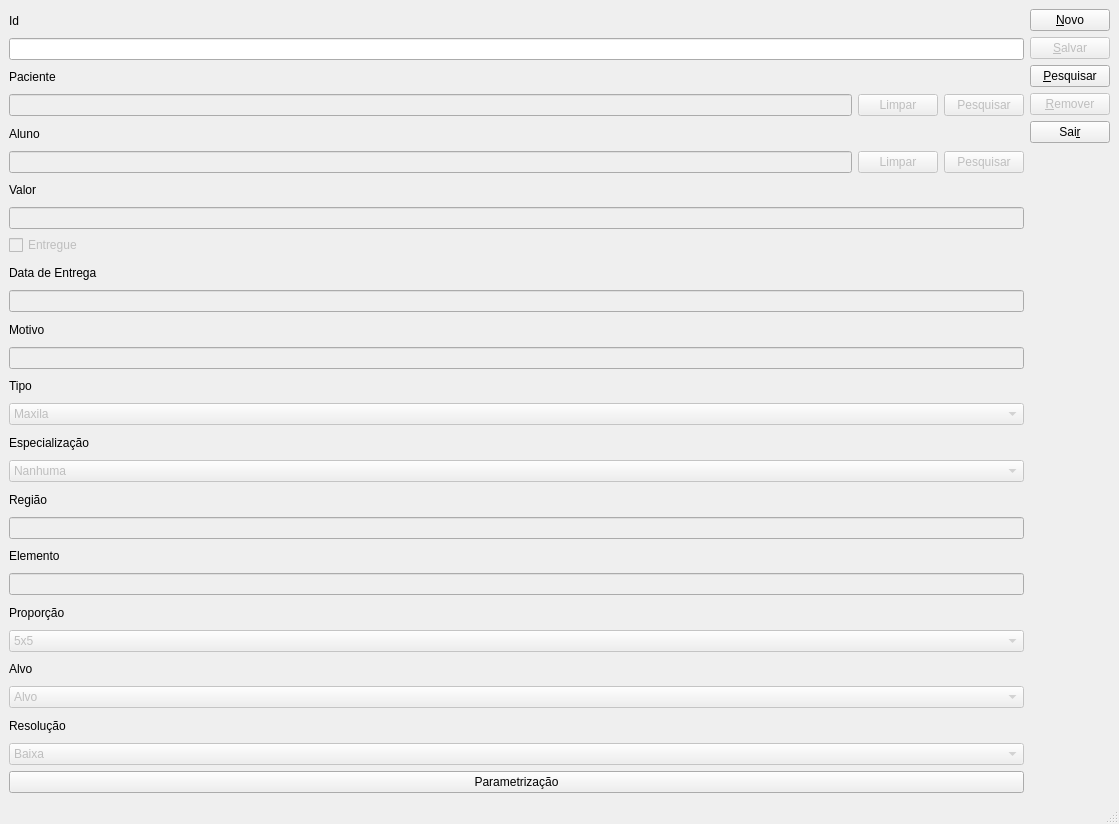
<?xml version="1.0" encoding="UTF-8"?>
<ui version="4.0">
 <class>CadTomografias</class>
 <widget class="QMainWindow" name="CadTomografias">
  <property name="geometry">
   <rect>
    <x>0</x>
    <y>0</y>
    <width>1119</width>
    <height>824</height>
   </rect>
  </property>
  <property name="windowTitle">
   <string>MainWindow</string>
  </property>
  <widget class="QWidget" name="centralwidget">
   <layout class="QHBoxLayout" name="horizontalLayout">
    <item>
     <layout class="QVBoxLayout" name="verticalLayout">
      <item>
       <widget class="QLabel" name="label">
        <property name="text">
         <string>Id</string>
        </property>
       </widget>
      </item>
      <item>
       <widget class="QLineEdit" name="edtId"/>
      </item>
      <item>
       <widget class="QLabel" name="label_2">
        <property name="text">
         <string>Paciente</string>
        </property>
       </widget>
      </item>
      <item>
       <layout class="QHBoxLayout" name="horizontalLayout_2">
        <item>
         <widget class="QLineEdit" name="edtPaciente">
          <property name="enabled">
           <bool>false</bool>
          </property>
         </widget>
        </item>
        <item>
         <widget class="QPushButton" name="btnLimparPaciente">
          <property name="enabled">
           <bool>false</bool>
          </property>
          <property name="text">
           <string>Limpar</string>
          </property>
         </widget>
        </item>
        <item>
         <widget class="QPushButton" name="btnPesqPaciente">
          <property name="enabled">
           <bool>false</bool>
          </property>
          <property name="text">
           <string>Pesquisar</string>
          </property>
         </widget>
        </item>
       </layout>
      </item>
      <item>
       <widget class="QLabel" name="label_3">
        <property name="text">
         <string>Aluno</string>
        </property>
       </widget>
      </item>
      <item>
       <layout class="QHBoxLayout" name="horizontalLayout_3">
        <item>
         <widget class="QLineEdit" name="edtAluno">
          <property name="enabled">
           <bool>false</bool>
          </property>
         </widget>
        </item>
        <item>
         <widget class="QPushButton" name="btnLimparAluno">
          <property name="enabled">
           <bool>false</bool>
          </property>
          <property name="text">
           <string>Limpar</string>
          </property>
         </widget>
        </item>
        <item>
         <widget class="QPushButton" name="btnPesqAluno">
          <property name="enabled">
           <bool>false</bool>
          </property>
          <property name="text">
           <string>Pesquisar</string>
          </property>
         </widget>
        </item>
       </layout>
      </item>
      <item>
       <widget class="QLabel" name="label_4">
        <property name="text">
         <string>Valor</string>
        </property>
       </widget>
      </item>
      <item>
       <widget class="QLineEdit" name="edtValor">
        <property name="enabled">
         <bool>false</bool>
        </property>
       </widget>
      </item>
      <item>
       <widget class="QCheckBox" name="chkEntregue">
        <property name="enabled">
         <bool>false</bool>
        </property>
        <property name="text">
         <string>Entregue</string>
        </property>
       </widget>
      </item>
      <item>
       <widget class="QLabel" name="label_5">
        <property name="text">
         <string>Data de Entrega</string>
        </property>
       </widget>
      </item>
      <item>
       <widget class="QLineEdit" name="edtEntrega">
        <property name="enabled">
         <bool>false</bool>
        </property>
       </widget>
      </item>
      <item>
       <widget class="QLabel" name="label_6">
        <property name="text">
         <string>Motivo</string>
        </property>
       </widget>
      </item>
      <item>
       <widget class="QLineEdit" name="edtMotivo">
        <property name="enabled">
         <bool>false</bool>
        </property>
       </widget>
      </item>
      <item>
       <widget class="QLabel" name="label_7">
        <property name="text">
         <string>Tipo</string>
        </property>
       </widget>
      </item>
      <item>
       <widget class="QComboBox" name="cboTipo">
        <property name="enabled">
         <bool>false</bool>
        </property>
        <item>
         <property name="text">
          <string>Maxila</string>
         </property>
        </item>
        <item>
         <property name="text">
          <string>Mandibula</string>
         </property>
        </item>
        <item>
         <property name="text">
          <string>ATM</string>
         </property>
        </item>
        <item>
         <property name="text">
          <string>Segmento</string>
         </property>
        </item>
        <item>
         <property name="text">
          <string>Elemento</string>
         </property>
        </item>
       </widget>
      </item>
      <item>
       <widget class="QLabel" name="label_8">
        <property name="text">
         <string>Especialização</string>
        </property>
       </widget>
      </item>
      <item>
       <widget class="QComboBox" name="cboEspecializacao">
        <property name="enabled">
         <bool>false</bool>
        </property>
        <item>
         <property name="text">
          <string>Nanhuma</string>
         </property>
        </item>
        <item>
         <property name="text">
          <string>Ramos Mandibulares</string>
         </property>
        </item>
        <item>
         <property name="text">
          <string>Oclusao</string>
         </property>
        </item>
        <item>
         <property name="text">
          <string>Abertura</string>
         </property>
        </item>
       </widget>
      </item>
      <item>
       <widget class="QLabel" name="label_9">
        <property name="text">
         <string>Região</string>
        </property>
       </widget>
      </item>
      <item>
       <widget class="QLineEdit" name="edtRegiao">
        <property name="enabled">
         <bool>false</bool>
        </property>
       </widget>
      </item>
      <item>
       <widget class="QLabel" name="label_10">
        <property name="text">
         <string>Elemento</string>
        </property>
       </widget>
      </item>
      <item>
       <widget class="QLineEdit" name="edtElemento">
        <property name="enabled">
         <bool>false</bool>
        </property>
       </widget>
      </item>
      <item>
       <widget class="QLabel" name="label_11">
        <property name="text">
         <string>Proporção</string>
        </property>
       </widget>
      </item>
      <item>
       <widget class="QComboBox" name="cboProporcao">
        <property name="enabled">
         <bool>false</bool>
        </property>
        <item>
         <property name="text">
          <string>5x5</string>
         </property>
        </item>
        <item>
         <property name="text">
          <string>6x8</string>
         </property>
        </item>
        <item>
         <property name="text">
          <string>8x8</string>
         </property>
        </item>
        <item>
         <property name="text">
          <string>8x15</string>
         </property>
        </item>
        <item>
         <property name="text">
          <string>13x15</string>
         </property>
        </item>
       </widget>
      </item>
      <item>
       <widget class="QLabel" name="label_12">
        <property name="text">
         <string>Alvo</string>
        </property>
       </widget>
      </item>
      <item>
       <widget class="QComboBox" name="cboAlvo">
        <property name="enabled">
         <bool>false</bool>
        </property>
        <item>
         <property name="text">
          <string>Alvo</string>
         </property>
        </item>
        <item>
         <property name="text">
          <string>Dente</string>
         </property>
        </item>
       </widget>
      </item>
      <item>
       <widget class="QLabel" name="label_13">
        <property name="text">
         <string>Resolução</string>
        </property>
       </widget>
      </item>
      <item>
       <widget class="QComboBox" name="cboResolucao">
        <property name="enabled">
         <bool>false</bool>
        </property>
        <item>
         <property name="text">
          <string>Baixa</string>
         </property>
        </item>
        <item>
         <property name="text">
          <string>Média</string>
         </property>
        </item>
        <item>
         <property name="text">
          <string>Alta</string>
         </property>
        </item>
       </widget>
      </item>
      <item>
       <widget class="QPushButton" name="btnParametrizacao">
        <property name="text">
         <string>Parametrização</string>
        </property>
       </widget>
      </item>
     </layout>
    </item>
    <item>
     <layout class="QVBoxLayout" name="verticalLayout_2">
      <item>
       <widget class="QPushButton" name="btnNovo">
        <property name="text">
         <string>&amp;Novo</string>
        </property>
       </widget>
      </item>
      <item>
       <widget class="QPushButton" name="btnSalvar">
        <property name="enabled">
         <bool>false</bool>
        </property>
        <property name="text">
         <string>&amp;Salvar</string>
        </property>
       </widget>
      </item>
      <item>
       <widget class="QPushButton" name="btnPesquisar">
        <property name="text">
         <string>&amp;Pesquisar</string>
        </property>
       </widget>
      </item>
      <item>
       <widget class="QPushButton" name="btnRemover">
        <property name="enabled">
         <bool>false</bool>
        </property>
        <property name="text">
         <string>&amp;Remover</string>
        </property>
       </widget>
      </item>
      <item>
       <widget class="QPushButton" name="btnSair">
        <property name="text">
         <string>Sai&amp;r</string>
        </property>
       </widget>
      </item>
      <item>
       <spacer name="verticalSpacer">
        <property name="orientation">
         <enum>Qt::Vertical</enum>
        </property>
        <property name="sizeHint" stdset="0">
         <size>
          <width>20</width>
          <height>40</height>
         </size>
        </property>
       </spacer>
      </item>
     </layout>
    </item>
   </layout>
  </widget>
  <widget class="QMenuBar" name="menubar">
   <property name="geometry">
    <rect>
     <x>0</x>
     <y>0</y>
     <width>1119</width>
     <height>22</height>
    </rect>
   </property>
  </widget>
  <widget class="QStatusBar" name="statusbar"/>
 </widget>
 <resources/>
 <connections/>
</ui>
